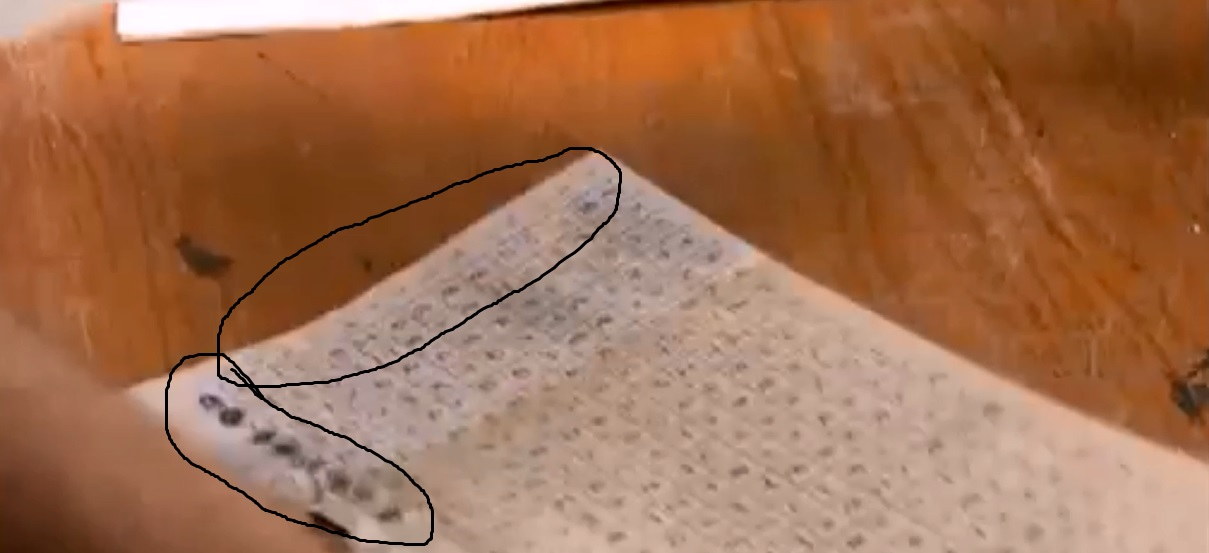
#> input picture sources/groupsio_membres/fichiers/Personal Folders/pi/K4 NOVA.jpg, 1209 x 553 px
$ python agrandir_signes_nova.py
#> lines starting #> are read from the running program, lines starting #| are printed output that depends on the picture
"""agrandir_signes_nova.py — agrandit et contraste la zone des 8 signes sous la dernière ligne de la feuille K3 + K4,
sur la seule image NOVA (2006) disponible dans les dossiers du groupe (`Personal Folders/pi/K4 NOVA.jpg`).
Résultat (25/09/2026) : 8 taches noires de la taille d'une lettre, déjà biffées au feutre ; illisibles.
Usage : python3 agrandir_signes_nova.py sortie.png   (Pillow requis ; les images ne sont pas versionnées, cf. .gitignore)"""
import sys, os
from PIL import Image, ImageOps, ImageEnhance
src = os.path.join(os.path.dirname(os.path.abspath(__file__)), "../../sources/groupsio_membres/fichiers/Personal Folders/pi/K4 NOVA.jpg")
im = Image.open(src).convert("L").crop((160, 340, 470, 545))
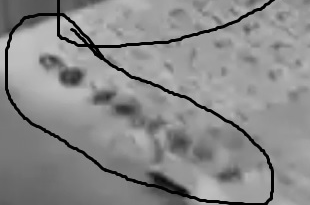
#> im: PIL image 310x205 L; min 0, max 197, mean 137.7
im = im.resize((im.width * 4, im.height * 4), Image.LANCZOS)
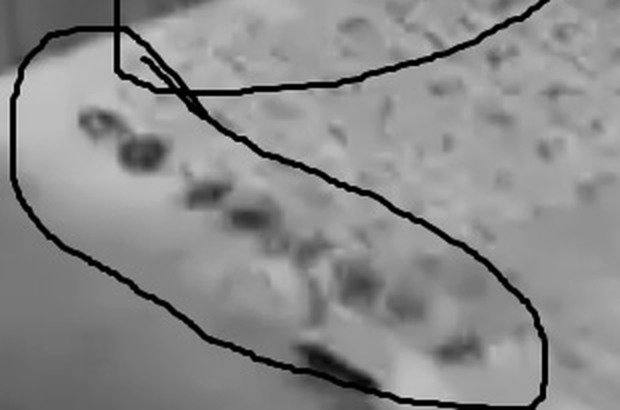
#> im: PIL image 1240x820 L (shown at 1/2 size); min 0, max 217, mean 137.9
im = ImageEnhance.Contrast(ImageOps.autocontrast(im, cutoff=1)).enhance(1.8)
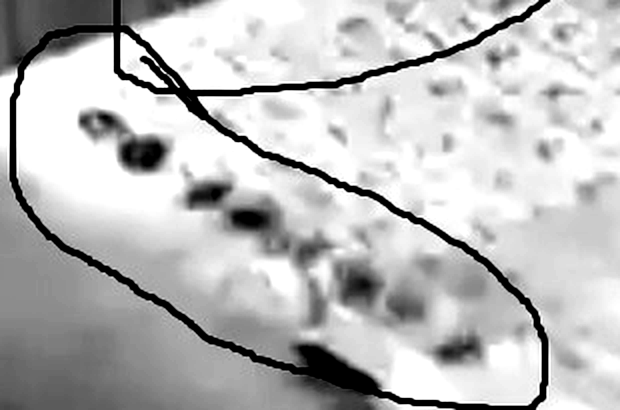
#> im: PIL image 1240x820 L (shown at 1/2 size); min 0, max 255, mean 187.6
im.save(sys.argv[1] if len(sys.argv) > 1 else "nova_huit_signes_agrandi.png")

$ run again, with sources/groupsio_membres/fichiers/Personal Folders/pi/ArteryColumnDetail.jpg copied over sources/groupsio_membres/fichiers/Personal Folders/pi/K4 NOVA.jpg
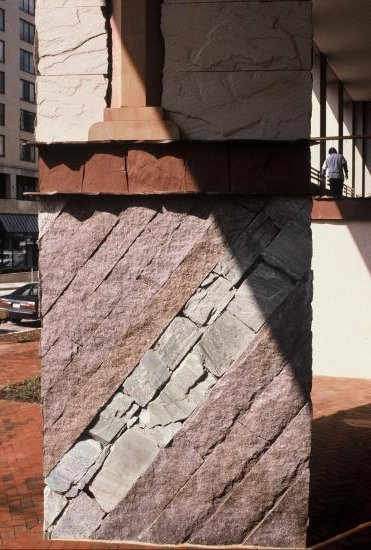
#> input picture sources/groupsio_membres/fichiers/Personal Folders/pi/ArteryColumnDetail.jpg, 371 x 550 px
#> `im = im.resize((im.width * 4, im.height * 4), Image.LANCZOS)`:
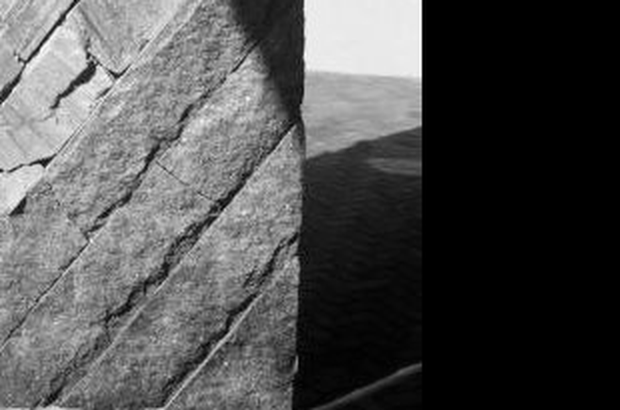
#> im: PIL image 1240x820 L (shown at 1/2 size); min 0, max 255, mean 80.2
#> `im = ImageEnhance.Contrast(ImageOps.autocontrast(im, cutoff=1)).enhanc..`:
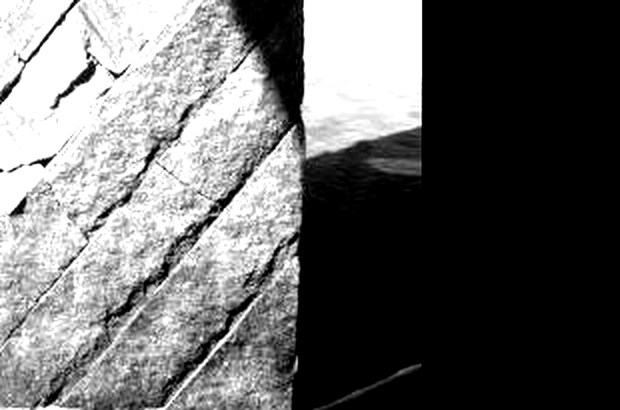
#> im: PIL image 1240x820 L (shown at 1/2 size); min 0, max 255, mean 104.2
